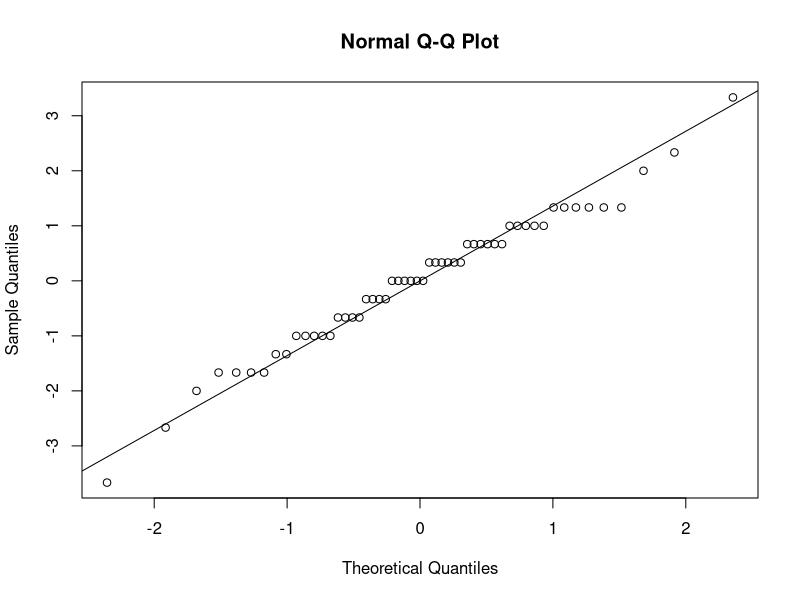
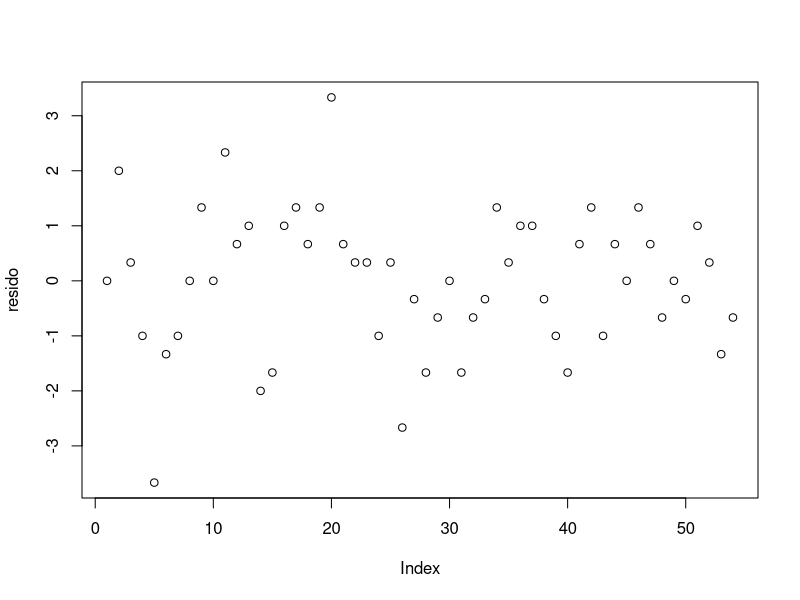
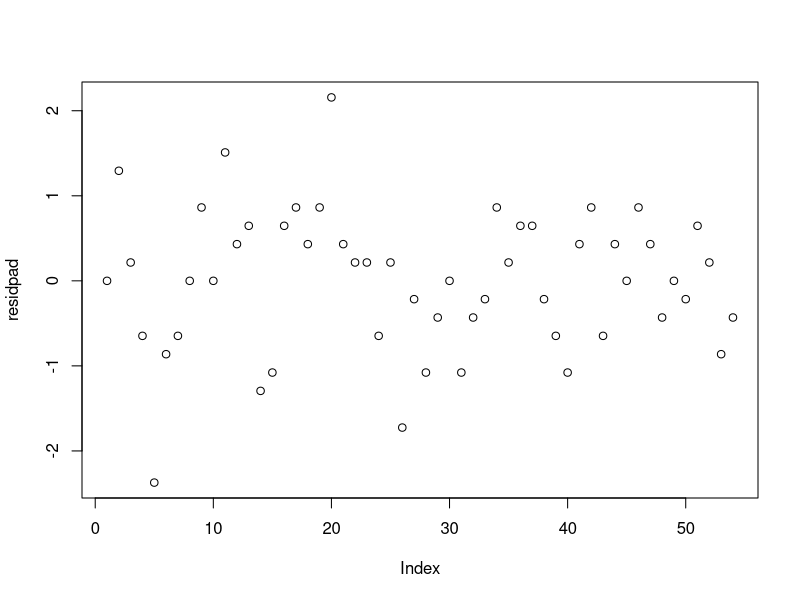
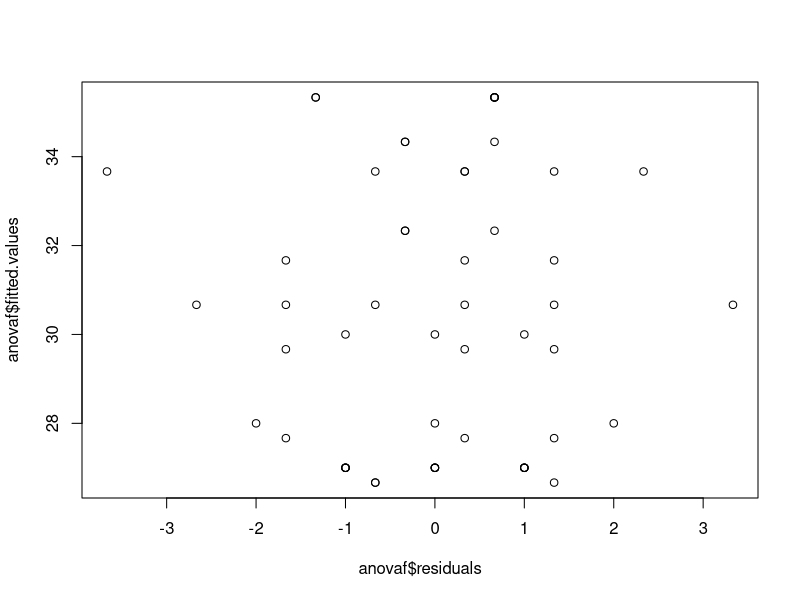
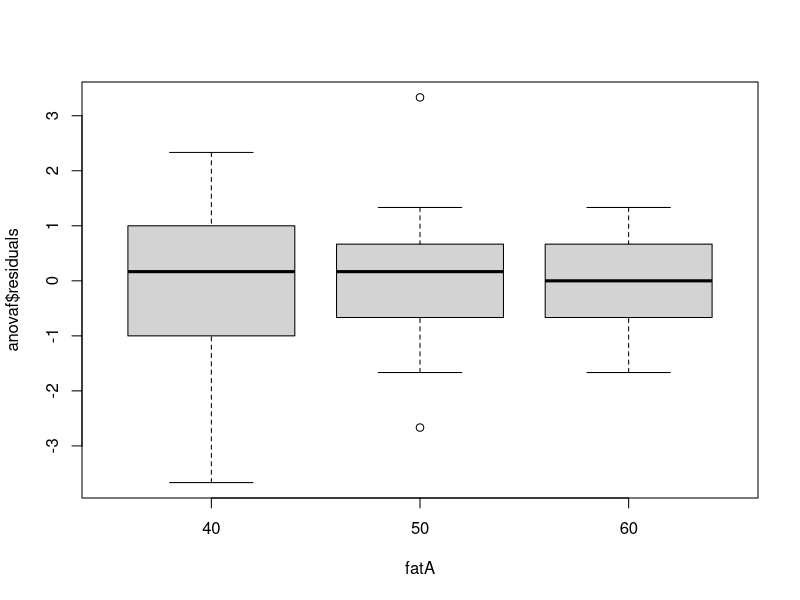
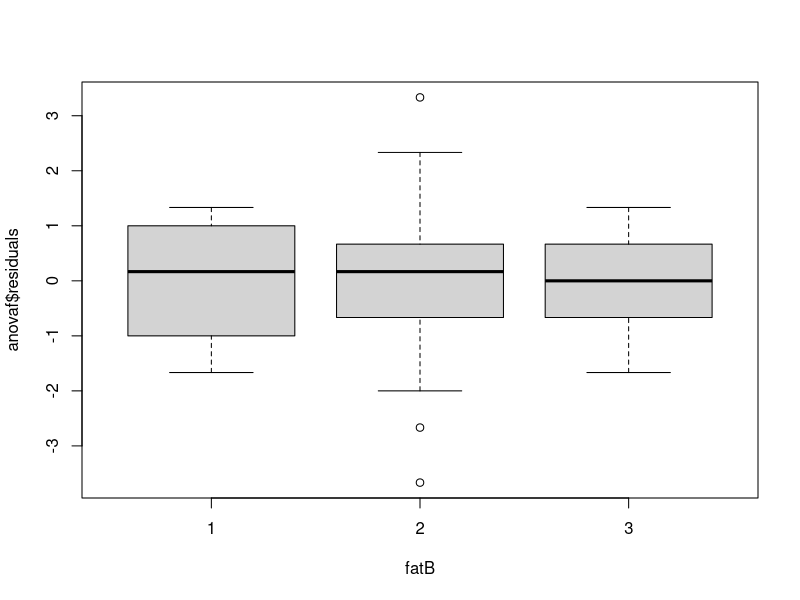
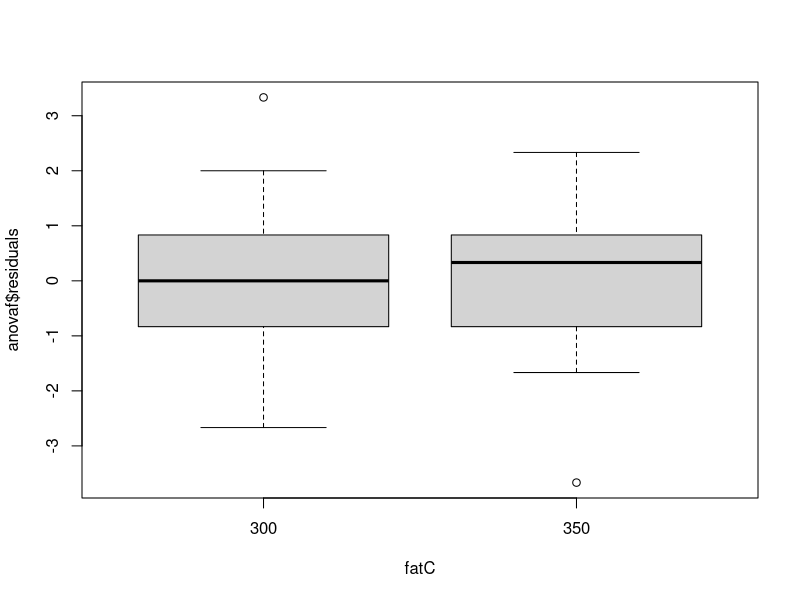
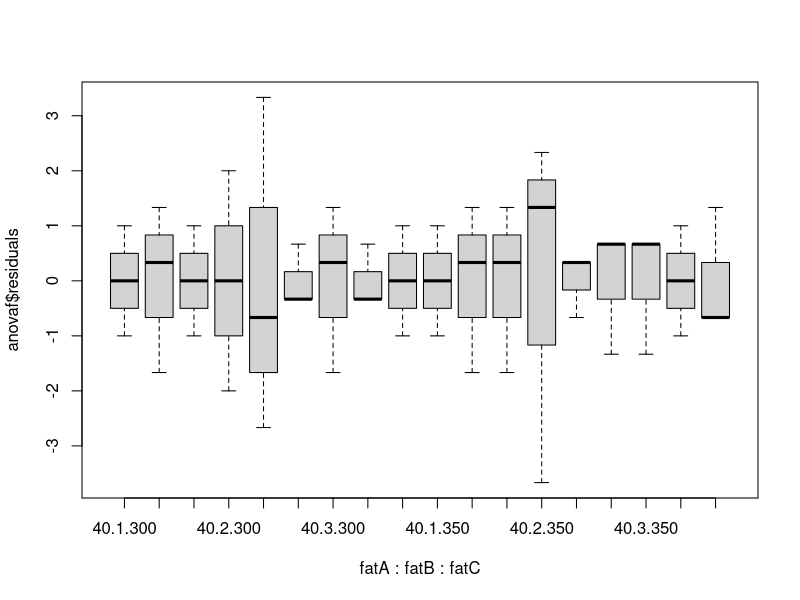

These charts were generated, in order, by the following R code:
obs<-c(27,30,31,26,30,34,
       26,28,32,27,36,36,
       28,26,29,28,35,36,
       31,34,33,32,34,29,
       30,28,32,30,33,30,
       28,30,32,33,34,31,
       28,34,26,26,36,28,
       26,35,27,29,36,26,
       27,34,28,28,34,26)



n<-3
a<-3
b<-3
c<-2

#fator A - ciclo
fatA<-factor(rep(c("40","50","60"),each=b*c*n)) 

#fator B - operador
fatB<-factor(rep(rep(c("1","2","3"),c),a*n))

#fator C - temperatura
fatC<-factor(rep(rep(c("300","350"),each=b),a*n))

cbind(obs, fatA, fatB,fatC)

dados<-data.frame(obs, fatA, fatB,fatC)
dados

anovaf<-aov(obs ~ fatA*fatB*fatC)
summary(anovaf)



###Verificar pressuposto###
resido<-anovaf$residuals

qmres<-summary(anovaf)[[1]][8,3]
residpad<-resido/sqrt(qmres)

#normalidade


qqnorm(resido)
qqline(resido)

shapiro.test(resido)

#independencia

plot(resido)
plot(residpad)

#homogeneidade de variancia

plot(anovaf$residuals,anovaf$fitted.values)
#identify(anovaf$residuals,anovaf$fitted.values)

boxplot(anovaf$residuals ~ fatA)
boxplot(anovaf$residuals ~ fatB)
boxplot(anovaf$residuals ~ fatC)
boxplot(anovaf$residuals ~ fatA*fatB*fatC)

library(car)

leveneTest(obs ~ fatA)
leveneTest(obs ~ fatB)
leveneTest(obs ~ fatC)

leveneTest(obs ~ fatA*fatB)
leveneTest(obs ~ fatA*fatC)
leveneTest(obs ~ fatB*fatC)
leveneTest(obs ~ fatA*fatB*fatC)

library(lmtest)

#executar o teste de Breusch-Pagan
bptest(anovaf)

##################################

interaction.plot(fatA,fatB,obs)
interaction.plot(fatA,fatC,obs)
interaction.plot(fatB,fatC,obs)

TukeyHSD(anovaf)

media<-tapply(dados$obs, list(Ciclo = dados$fatA, Operador = dados$fatB, Temperatura = dados$fatC), mean)
media
